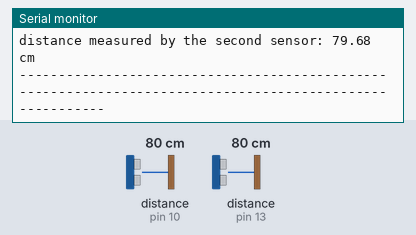
The sketch below on a simulated Arduino Mega 2560, built with avr-gcc and run on an emulated ATmega2560. Parts: the last lines printed to the serial monitor. Wiring (inferred from the names in the program): 2 × ultrasonic range finder: trigger pin 9, echo pin 10 / trigger pin 12, echo pin 13. The test bench sets the inputs (shaded band); at power-on: distance to the obstacle (sensors on pin 10, pin 13) 80 cm. The echo pulse lasts 58.3 µs per cm.

Above: at 2.9 s.
3.0 s: distance to the obstacle (sensor on pin 10) set to 2 cm
At 7.3 s:
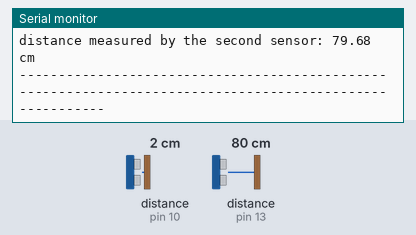
9.3 s: distance to the obstacle (sensor on pin 13) set to 2 cm
At 13.6 s:
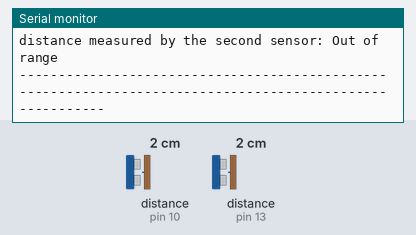
15.6 s: distance to the obstacle (sensor on pin 10) set to 4 cm
18.5 s: distance to the obstacle (sensor on pin 13) set to 4 cm
At 20.8 s:
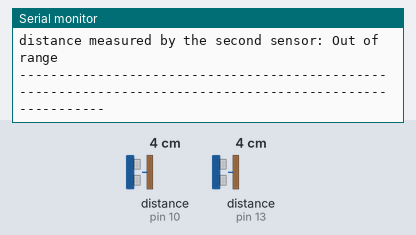

The sketch:

UltraSound.ino
```cpp
//Start :
//define the pins that we will use for the first ultrasonic sensor
//----------------------------------------------------------------------------------------------------------------------
#define trigPin1 9                                   //pin number 9 in arduino MEGA2560
#define echoPin1 10                                   // we'll use this pin to read the signal from the first sensor
//----------------------------------------------------------------------------------------------------------------------

//define the pins that we will use for the second ultrasonic sensor
//----------------------------------------------------------------------------------------------------------------------
#define trigPin2 12
#define echoPin2 13
//----------------------------------------------------------------------------------------------------------------------

//used variables
//----------------------------------------------------------------------------------------------------------------------
float duration, distance, UltraSensor1, UltraSensor2; //we'll use these variable to store and generate data

//----------------------------------------------------------------------------------------------------------------------

//Make the setup of your pins
//----------------------------------------------------------------------------------------------------------------------
void setup()
{// START SETUP FUNCTION
Serial.begin (9600);                              // we will use the serial data transmission to display the distance value on the serial monitor

// setup pins first sensor
pinMode(trigPin1, OUTPUT);                        // from where we will transmit the ultrasonic wave
pinMode(echoPin1, INPUT);                         //from where we will read the reflected wave

//setup pins second sensor
pinMode(trigPin2, OUTPUT);
pinMode(echoPin2, INPUT);

}// END SETUP FUNCTION
void SonarSensor(int trigPinSensor,int echoPinSensor)//it takes the trigPIN and the echoPIN
{
  //START SonarSensor FUNCTION
  //generate the ultrasonic wave
//----------------------------------------------------------------------------------------------------------------------
digitalWrite(trigPinSensor, LOW);// put trigpin LOW
delayMicroseconds(2);// wait 2 microseconds
digitalWrite(trigPinSensor, HIGH);// switch trigpin HIGH
delayMicroseconds(10); // wait 10 microseconds
digitalWrite(trigPinSensor, LOW);// turn it LOW again
//----------------------------------------------------------------------------------------------------------------------

//read the distance
//----------------------------------------------------------------------------------------------------------------------
duration = pulseIn(echoPinSensor, HIGH);//pulseIn funtion will return the time on how much the configured pin remain the level HIGH or LOW; in this case it will return how much time echoPinSensor stay HIGH
distance= (duration/2) * 0.0343; // first we have to divide the duration by two
}// END SonarSensor FUNCTION

//write the code in the loop function
void loop()
{
// START THE LOOP FUNCTION
SonarSensor(trigPin1, echoPin1);              // look bellow to find the difinition of the SonarSensor function
UltraSensor1 = distance;                      // store the distance in the first variable
SonarSensor(trigPin2,echoPin2);               // call the SonarSensor function again with the second sensor pins
UltraSensor2 = distance;                      // store the new distance in the second variable
delay(2000);
// display the distances on the serial monitor for the first sensor
//----------------------------------------------------------------------------------------------------------------------
Serial.print("distance measured by the first sensor: ");
if (UltraSensor1 >= 400 || UltraSensor1 <= 2){
  Serial.println("Out of range");
}
else {
Serial.print(UltraSensor1);
Serial.println(" cm");
}
//----------------------------------------------------------------------------------------------------------------------

//display the distance on the serial monitor for the second sensor
//----------------------------------------------------------------------------------------------------------------------
Serial.print("distance measured by the second sensor: ");
if (UltraSensor2 >= 400 || UltraSensor2 <= 2){
  Serial.println("Out of range");
}
else {
Serial.print(UltraSensor2);
Serial.println(" cm");
}
Serial.println("---------------------------------------------------------------------------------------------------------");
//----------------------------------------------------------------------------------------------------------------------
}
/****************************----------------------- END PROGRAM -----------------------****************************/
```

Measured:
- after the input at 3.0 s, the serial monitor: prints a new line after 3.3 s (image 1)
- after the input at 9.3 s, the serial monitor: prints a new line after 3.5 s (image 2)
